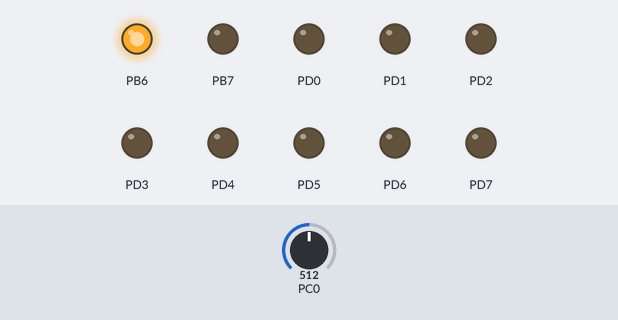
This program was run on a simulated ATmega328P, built with avr-gcc and emulated at 16 MHz. Shown: output pins drawn as LEDs (lit = HIGH). The test bench sets the inputs (shaded band); at power-on: PC0 = 512.

Above: at 0.05 s.
At 1.35 s:
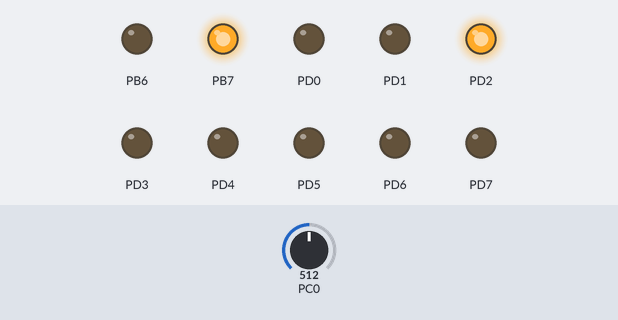
At 2.85 s:
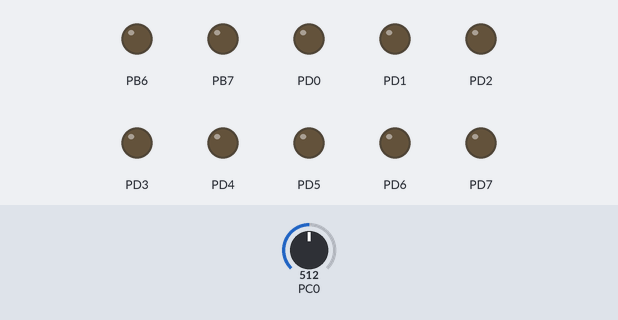
Timing chart, 0 to 3.1 s (numbered marks = the images above):
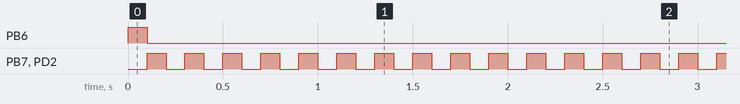

The program:

main.c
```c
/*
 * PROJETO.c
 *
 * Created: 05/02/2026 15:37:07
 * Author : luizh
 */

 #define F_CPU 16000000UL
 #include <avr/io.h>
 #include <util/delay.h>
 #include <avr/interrupt.h>

volatile uint16_t leitura_adc = 1023; //VARIÁVEL QUE ARMAZENA A PALAVRA DECIMAL FEITA PELO ADC (COMEÇA EM 1023 E VAI DIMINUINDO)

ISR(ADC_vect){ //INTERRUPÇÃO QUE OCORRE A CADA 1ms (64 * (249 + 1) / 16 MHz) PARA GUARDAR O VALOR LIDO PELO ADC NA VARIÁVEL

	leitura_adc = ADC; //VARIÁVEL GUARDANDO VALOR DIRETAMENTE DO REGISTRADOR DO ADC

}

int main(void)
{

	//CONFIGURAÇÃO DAS GPIO'S

    DDRC = 0x00; //SETANDO TODAS AS PORTAS C COMO ENTRADAS
	DDRB = 0b11000000; //SETANDO AS PORTAS PB7 E PB6 COMO SAÍDAS PARA OS LEDS
	DDRD = 0xFF; //SETANDO TODAS AS PORTAS D COMO SAÍDAS (ENVIARÁ SINAL PARA O BUZZER)
	PORTC = 0x00; //DESATIVANDO TODOS OS RESISTORES PULL-UP DAS PORTAS C

	//CONFIGURAÇÃO DO ADC
	ADMUX = 0b00000000; //SETANDO O ADC PARA USAR O AREF COMO TENSÃO DE REFERÊNCIA, SETANDO O DESLOCAMENTO A DIREITA E SETANDO O ADC0 NA MULTIPLEXAÇÃO
	ADCSRA = 0b11101111; //LIGANDO O ADC, PERMITINDO CONVERSÃO, PERMITINDO AUTO TRIGGER, ATIVANDO DETECÇÃO DA INTERRUPÇÃO E SETANDO PRESCALER = 128
	ADCSRB = 0b00000011; //DETERMINANDO QUE O ADC FARÁ AS CONVERSÕES NA IGUALDADE DE COMPARAÇÃO A DO TC0
	DIDR0 = 0b00111110;	//DESABILITANDO OS OUTROS REGISTRADORES DE ADC

	//CONFIGURAÇÃO DO TIMER 0
	TCCR0A = 0b00000010; //CONFIGURANDO O TIMER EM MODO CTC
	TCCR0B = 0b00000011; //DEFININDO O PRESCALER PARA 64
	OCR0A = 249;		 //ARMAZENANDO O VALOR NO REGISTRADOR DE COMPARAÇÃO A
	TIMSK0 = 0x00;		 //DESABILITANDO TODAS AS MASCÁRAS DE INTERRUPÇÃO DO TIMER


	sei(); //HABILITANDO DAS INTERRUPÇÕES GLOBAIS

    while (1)
    {

		if(leitura_adc >= 873) { // 873 É A PALAVRA DECIMAL APROXIMADA PARA UMA LEITURA NO DE TENSÃO EQUIVALENTE A 40°C NO ADC

			PORTB = 0b01000000; //ESCREVENDO NÍVEL ALTO NO LED VERDE QUANDO A TENSÃO FOR MENOR DO QUE APROXIMADAMENTE 4.268 V

		}


		else {

			_delay_ms(100);
			PORTB = 0b10000000; //ESCREVENDO NÍVEL ALTO NO LED VERMELHO
			PORTD = 0b00000100; //ESCREVENDO NÍVEL ALTO NO BUZZER

			_delay_ms(100);
			PORTB = 0b00000000; //ESCREVENDO NÍVEL BAIXO NO LED VERMELHO
			PORTD = 0b00000000; //ESCREVENDO NÍVEL BAIXO NO BUZZER

		} //RESUMINDO, O LED VERMELHO PISCA AO MESMO TEMPO QUE O BUZZER FICA APITANDO, INDICANDO ALERTE DE INCÊNDIO
    }
}
```

Measured:
- by itself, PB6: LOW → HIGH at 0.00 s, → LOW 0.10 s later
- by itself, PB7, PD2: alternates HIGH for 0.10 s and LOW for 0.10 s
